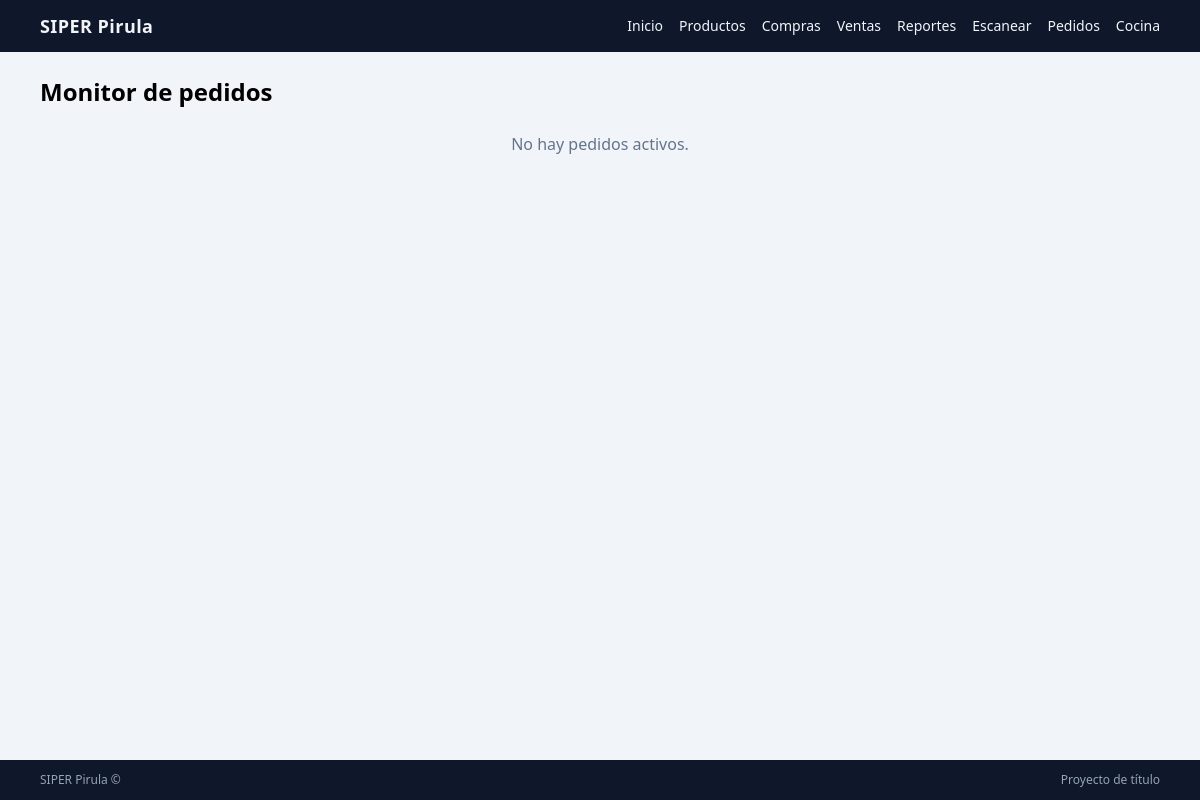
Before: /pedidos/cocina/ (signed in) with the older database file.
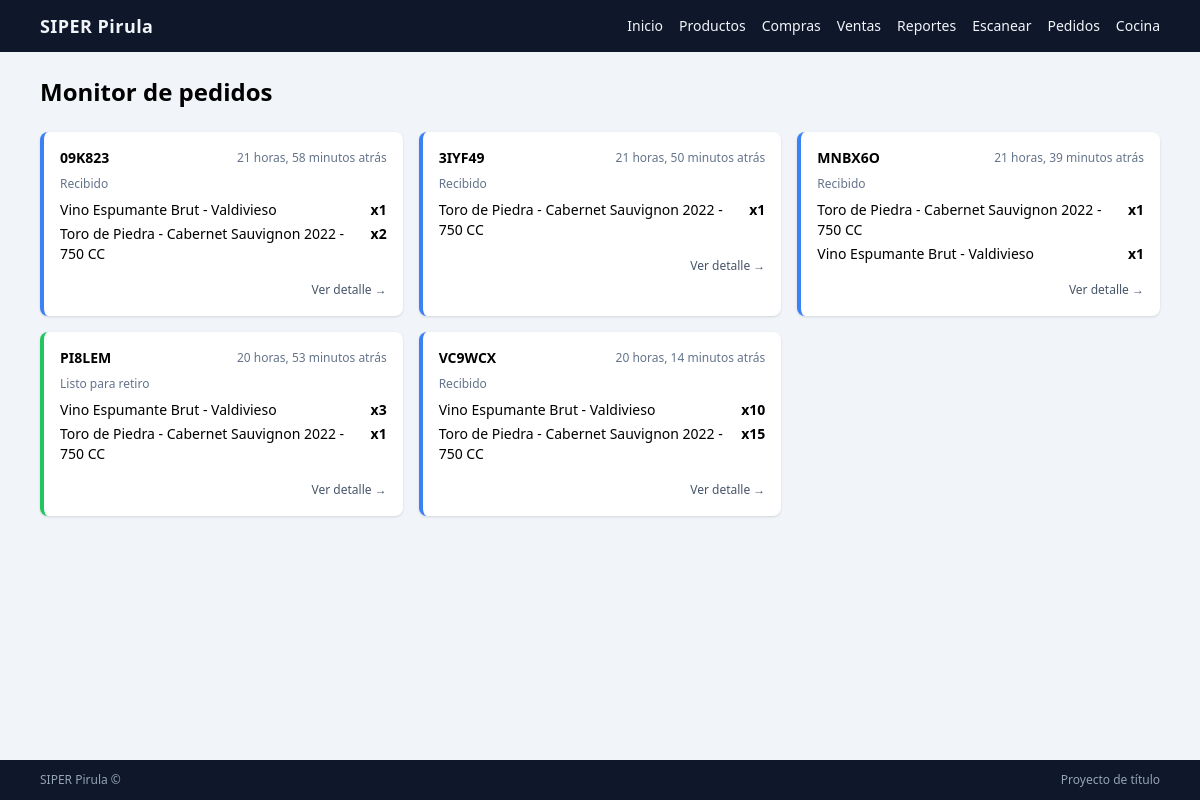
After: the same page with the newer database file.
### pedidos/models.py (models this page shows, shortened)
class Pedido(models.Model):
    EST_RECIBIDO = "RECIBIDO"
    EST_PREPARANDO = "PREPARANDO"
    EST_LISTO = "LISTO"
    EST_RETIRADO = "RETIRADO"
    EST_CANCELADO = "CANCELADO"
    EST_NO_RETIRA = "NO_RETIRA"
    ESTADO_CHOICES = [
        (EST_RECIBIDO, "Recibido"),
        (EST_PREPARANDO, "Preparando"),
        (EST_LISTO, "Listo para retiro"),
        (EST_RETIRADO, "Retirado"),
        (EST_CANCELADO, "Cancelado"),
        (EST_NO_RETIRA, "No retira"),
    ]
    negocio = models.ForeignKey(
        Negocio,
        on_delete=models.PROTECT,
        related_name="pedidos",
    )
    cliente = models.ForeignKey(
        Cliente,
        on_delete=models.SET_NULL,
        null=True,
        blank=True,
        related_name="pedidos",
    )
    codigo = models.CharField(
        max_length=16,
        unique=True,
        help_text="Código corto para mostrar al cliente (ej: ABC123).",
    )
    fecha = models.DateTimeField(auto_now_add=True)
    estado = models.CharField(
        max_length=20,
        choices=ESTADO_CHOICES,
        default=EST_RECIBIDO,
    )
    nombre = models.CharField(max_length=120, blank=True, null=True)
    correo = models.EmailField(blank=True, null=True)
    telefono = models.CharField(max_length=40, blank=True, null=True)
    total_monto = models.PositiveIntegerField(default=0)
    class Meta:
        db_table = "pedido"
        ordering = ["-fecha"]

class PedidoItem(models.Model):
    pedido = models.ForeignKey(
        Pedido,
        on_delete=models.CASCADE,
        related_name="items",
    )
    producto = models.ForeignKey(
        Producto,
        on_delete=models.PROTECT,
        related_name="pedido_items",
    )
    cantidad = models.PositiveIntegerField()
    precio = models.PositiveIntegerField(
        help_text="Precio unitario en pesos chilenos.",
    )
    class Meta:
        db_table = "pedido_item"

### inventario/models.py (models this page shows, shortened)
class Producto(models.Model):
    negocio = models.ForeignKey(Negocio, on_delete=models.PROTECT)
    sku = models.CharField(max_length=40, blank=True, null=True)
    ean = models.CharField("Código de barras", max_length=40, unique=True)
    nombre = models.CharField(max_length=120)
    categoria = models.ForeignKey(Categoria, on_delete=models.PROTECT)
    precio = models.PositiveIntegerField(default=0, help_text="Precio de venta en pesos chilenos")
    costo = models.PositiveIntegerField(default=0, help_text="Costo en pesos chilenos")
    stock_min = models.IntegerField(default=0)
    ubicacion = models.CharField(max_length=60, blank=True, null=True)
    activo = models.BooleanField(default=True)
    imagen = models.ImageField(
        upload_to="productos/",
        blank=True,
        null=True,
    )
    class Meta:
        db_table = "producto"

### pedidos/views.py (the view)
# urls.py: path("cocina/", views.PedidoCocinaView.as_view(), name="pedido_cocina"),
class PedidoCocinaView(LoginRequiredMixin, ListView):
    model = Pedido
    template_name = "pedidos/pedido_cocina.html"
    context_object_name = "pedidos"
    def get_queryset(self):
        negocio = self.request.user.perfilusuario.negocio
        return (
            Pedido.objects.filter(
                negocio=negocio,
                estado__in=["RECIBIDO", "PREPARANDO", "LISTO"],
            )
            .order_by("fecha")
        )

### templates/pedidos/pedido_cocina.html (shortened to what this page needs)
{% extends "core/base.html" %}
{% block content %}
<h1 class="text-2xl font-bold mb-6">Monitor de pedidos</h1>
<div class="grid grid-cols-1 md:grid-cols-3 gap-4">
    {% for pedido in pedidos %}
        <div class="bg-white shadow rounded-lg p-4 border-l-4
            {% if pedido.estado == 'RECIBIDO' %}
                border-blue-500
            {% elif pedido.estado == 'PREPARANDO' %}
                border-amber-500
            {% elif pedido.estado == 'LISTO' %}
                border-green-500
            {% endif %}
        ">
            <div class="flex justify-between items-center mb-2">
                <div class="text-sm font-bold">{{ pedido.codigo }}</div>
                <div class="text-xs text-slate-500">
                    {{ pedido.fecha|timesince }} atrás
                </div>
            </div>
            <div class="text-xs text-slate-500 mb-2">
                {{ pedido.get_estado_display }}
            </div>
            <ul class="space-y-1 text-sm">
                {% for item in pedido.items.all %}
                    <li class="flex justify-between">
                        <span>{{ item.producto.nombre }}</span>
                        <span class="font-semibold">x{{ item.cantidad }}</span>
                    </li>
                {% endfor %}
            </ul>
            <div class="mt-3 text-right">
                <a href="{% url 'pedidos:pedido_detalle' pedido.pk %}"
                   class="text-xs text-slate-600 hover:underline">
                    Ver detalle →
                </a>
            </div>
        </div>
    {% empty %}
        <div class="col-span-3 text-center text-slate-500">
            No hay pedidos activos.
        </div>
    {% endfor %}
</div>
{% endblock %}

Changed rows visible on the page:
added Pedido: codigo "09K823", fecha "21 horas, 58 minutos", estado "Recibido"
added PedidoItem: producto.nombre "Vino Espumante Brut - Valdivieso", cantidad "1", shown under "09K823"
added PedidoItem: producto.nombre "Toro de Piedra - Cabernet Sauvignon 2022 - 750 CC", cantidad "2", shown under "09K823"
added Pedido: codigo "3IYF49", fecha "21 horas, 50 minutos", estado "Recibido"
added PedidoItem: producto.nombre "Toro de Piedra - Cabernet Sauvignon 2022 - 750 CC", cantidad "1", shown under "3IYF49"
added Pedido: codigo "MNBX6O", fecha "21 horas, 39 minutos", estado "Recibido"
added PedidoItem: producto.nombre "Toro de Piedra - Cabernet Sauvignon 2022 - 750 CC", cantidad "1", shown under "MNBX6O"
added PedidoItem: producto.nombre "Vino Espumante Brut - Valdivieso", cantidad "1", shown under "MNBX6O"
added Pedido: codigo "PI8LEM", fecha "20 horas, 53 minutos", estado "Listo para retiro"
added PedidoItem: producto.nombre "Vino Espumante Brut - Valdivieso", cantidad "3", shown under "PI8LEM"
added PedidoItem: producto.nombre "Toro de Piedra - Cabernet Sauvignon 2022 - 750 CC", cantidad "1", shown under "PI8LEM"
added Pedido: codigo "VC9WCX", fecha "20 horas, 14 minutos", estado "Recibido"
added PedidoItem: producto.nombre "Vino Espumante Brut - Valdivieso", cantidad "10", shown under "VC9WCX"
added PedidoItem: producto.nombre "Toro de Piedra - Cabernet Sauvignon 2022 - 750 CC", cantidad "15", shown under "VC9WCX"
Other visible differences:
text no longer shown: "No hay pedidos activos."
